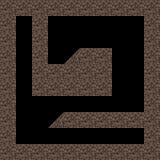

A 2D game scene composited from a Tiled map and its tileset images. What follows is a short description and the map's XML, with every tile layer's data as written:
An orthogonal 10x10 tile map with 16x16 px tiles, 1 tile layer (mapLayer) and 1 object (player).

<map version="1.0" orientation="orthogonal" renderorder="right-down" width="10" height="10" tilewidth="16" tileheight="16">
 <tileset firstgid="1" name="map_earth" tilewidth="16" tileheight="16">
  <image source="map_earth.png" width="160" height="80" />
  <tile id="8">
   <properties>
    <property name="mapType" value="uphill" />
   </properties>
   <objectgroup draworder="index" />
  </tile>
 </tileset>
 <layer name="mapLayer" width="10" height="10">
  <data>
   <tile gid="5" />
   <tile gid="5" />
   <tile gid="5" />
   <tile gid="5" />
   <tile gid="5" />
   <tile gid="5" />
   <tile gid="5" />
   <tile gid="5" />
   <tile gid="5" />
   <tile gid="5" />
   <tile gid="5" />
   <tile gid="0" />
   <tile gid="5" />
   <tile gid="0" />
   <tile gid="0" />
   <tile gid="0" />
   <tile gid="0" />
   <tile gid="0" />
   <tile gid="0" />
   <tile gid="5" />
   <tile gid="5" />
   <tile gid="0" />
   <tile gid="5" />
   <tile gid="0" />
   <tile gid="0" />
   <tile gid="0" />
   <tile gid="0" />
   <tile gid="0" />
   <tile gid="0" />
   <tile gid="5" />
   <tile gid="5" />
   <tile gid="0" />
   <tile gid="5" />
   <tile gid="0" />
   <tile gid="9" />
   <tile gid="5" />
   <tile gid="5" />
   <tile gid="0" />
   <tile gid="0" />
   <tile gid="5" />
   <tile gid="5" />
   <tile gid="0" />
   <tile gid="5" />
   <tile gid="5" />
   <tile gid="5" />
   <tile gid="5" />
   <tile gid="5" />
   <tile gid="0" />
   <tile gid="0" />
   <tile gid="5" />
   <tile gid="5" />
   <tile gid="0" />
   <tile gid="5" />
   <tile gid="5" />
   <tile gid="5" />
   <tile gid="5" />
   <tile gid="5" />
   <tile gid="0" />
   <tile gid="0" />
   <tile gid="5" />
   <tile gid="5" />
   <tile gid="0" />
   <tile gid="0" />
   <tile gid="0" />
   <tile gid="0" />
   <tile gid="0" />
   <tile gid="0" />
   <tile gid="0" />
   <tile gid="0" />
   <tile gid="5" />
   <tile gid="5" />
   <tile gid="0" />
   <tile gid="0" />
   <tile gid="9" />
   <tile gid="5" />
   <tile gid="5" />
   <tile gid="5" />
   <tile gid="5" />
   <tile gid="5" />
   <tile gid="5" />
   <tile gid="5" />
   <tile gid="0" />
   <tile gid="0" />
   <tile gid="0" />
   <tile gid="0" />
   <tile gid="0" />
   <tile gid="0" />
   <tile gid="0" />
   <tile gid="0" />
   <tile gid="5" />
   <tile gid="5" />
   <tile gid="5" />
   <tile gid="5" />
   <tile gid="5" />
   <tile gid="5" />
   <tile gid="5" />
   <tile gid="5" />
   <tile gid="5" />
   <tile gid="5" />
   <tile gid="5" />
  </data>
 </layer>
 <objectgroup color="#86e746" name="spawn">
  <object name="player" x="56" y="40" />
 </objectgroup>
</map>